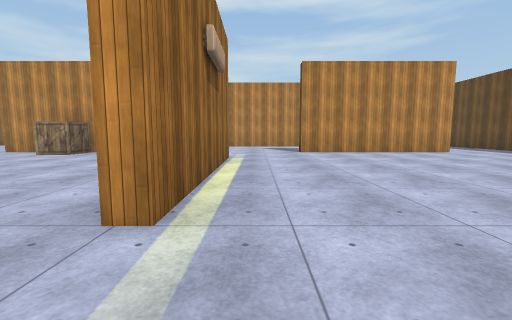
View 1 (above)

19 first-person views from a walk through a 3-D level made in the Unity game engine. The camera is 1.3 m above the floor, tilts 6° down and sees 90° across. The floor is counted in squares, 2 m on a side. Each view is taken from the middle of a square. On the plan, view 1 faces up. The plan holds only what a view shows up to about 9 squares ahead; the rest is blank. The place goes on beyond the plan. The player is left out. Some animated figures are left out. Some surface patterns are stand-ins.

View 2
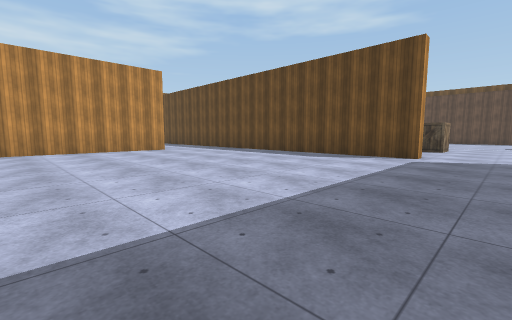

View 3
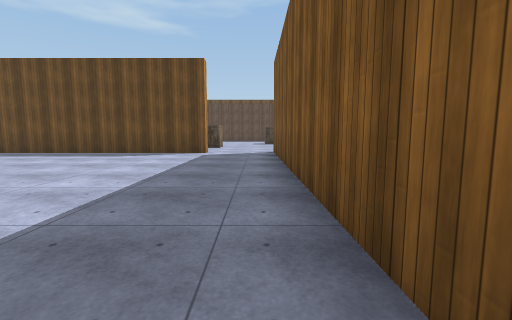

View 4
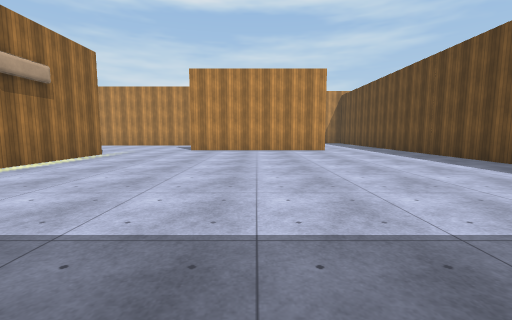

View 5
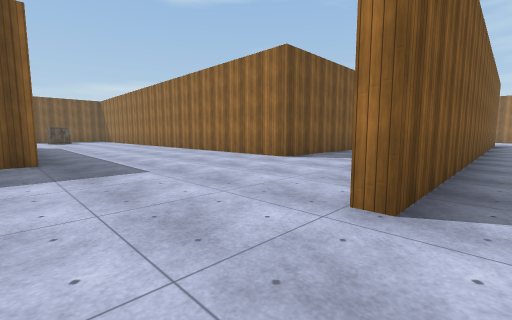

View 6
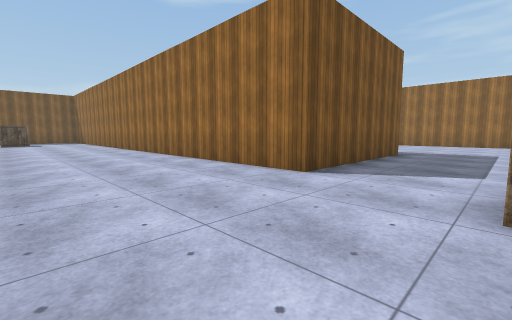

View 7
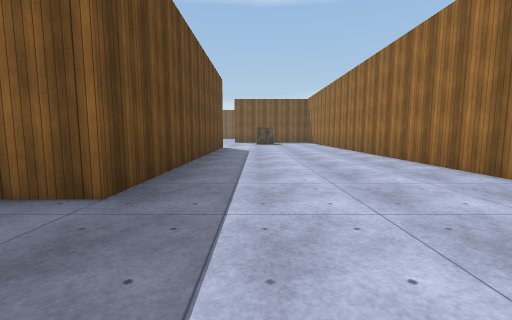

View 8
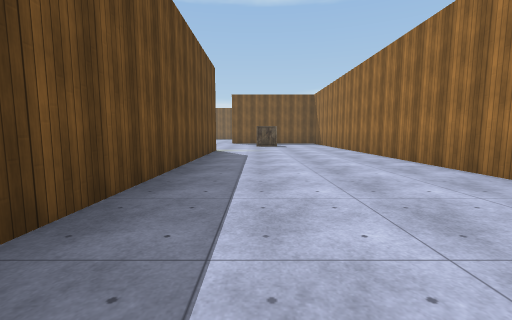

View 9
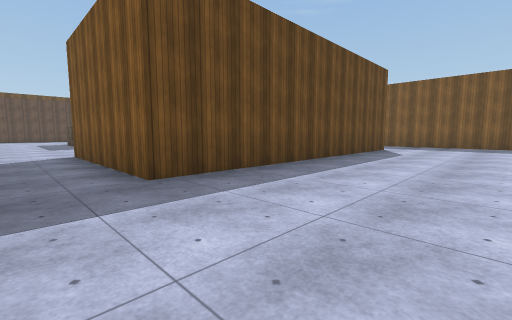

View 10
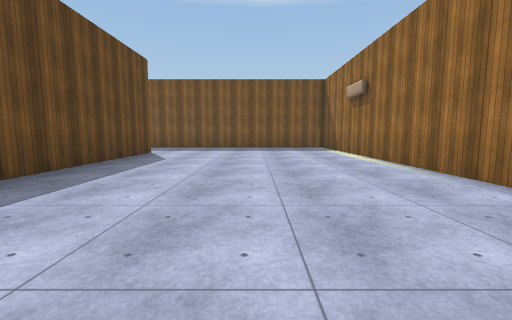

View 11
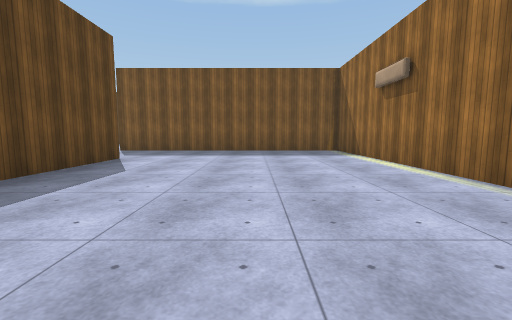

View 12
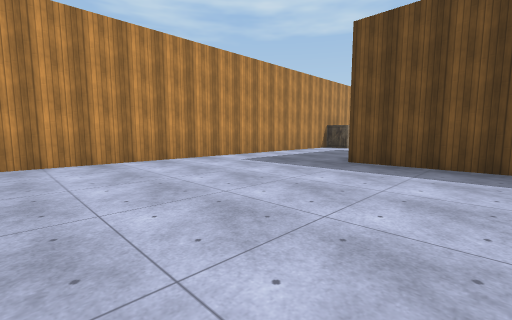

View 13
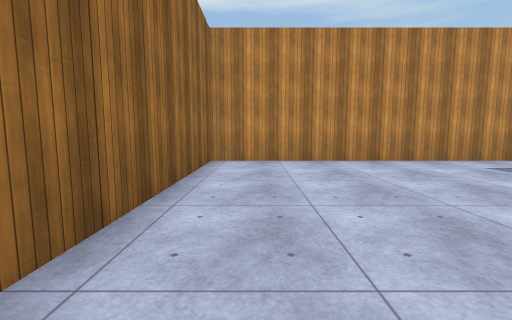

View 14
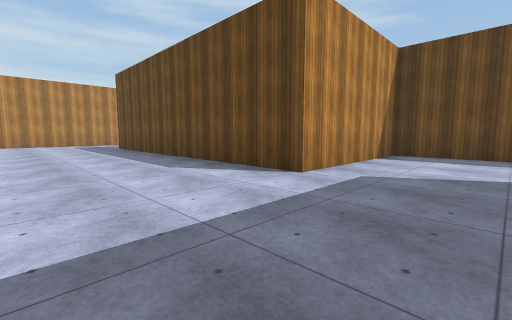

View 15
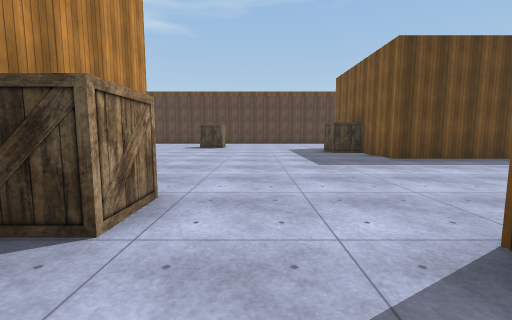

View 16
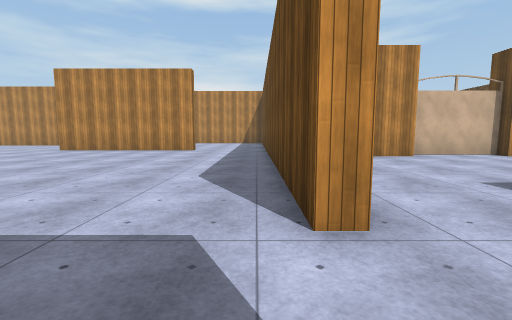

View 17
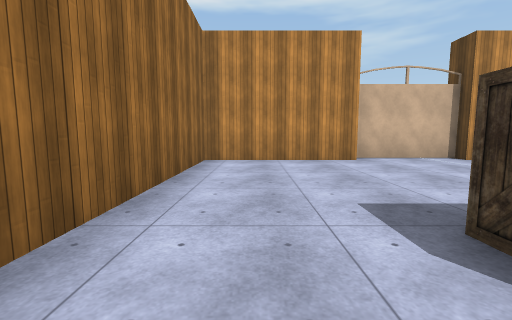

View 18
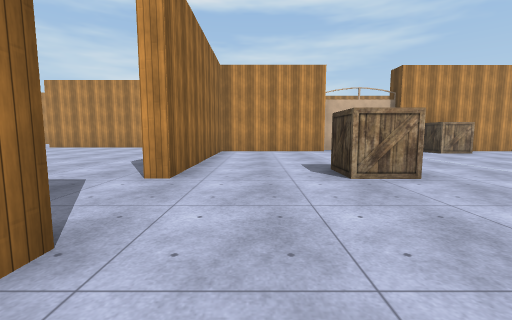

View 19
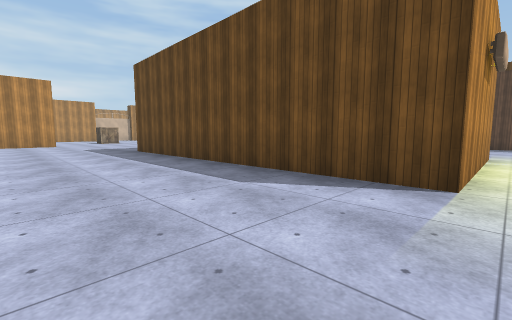

### Floor plan
Points are (right, up) in squares from view 1. A wall is a line through its corners. A room is listed if a view was taken in it or the views show most of it. See-through windows are left out.
Room 1 (views 1, 2, 3, 4, 16)
walls: (-0.7, 5.4) (-0.7, 1.7); (-0.2, -1.6) (9.8, -1.6); (9.8, 0.6) (9.4, 0.6) (9.4, 8.1); (6.8, 8.7) (1.5, 8.7)
ways out: opening at (9, -0.5) to room 2; opening at (0, 0); opening at (1.2, 6.5); opening at (7, 7.3)
objects: other object (7, -3) to (7, -2)
Room 2 (views 5, 6, 7, 8, 9, 10, 11, 12, 13, 14, 15, 17, 18, 19)
walls: (9.8, -1.6) (9.8, -2); (2.9, -2) (-5.1, -2) (-5.1, -7.1); (6.1, -17.1) (6.1, -14.6) (1.5, -14.6) (1.5, -5.4) (6.4, -5.4) (6.4, -16.1); (14.5, -16.6) (11.5, -16.6) (11.5, -7.5) (13.5, -7.5); (-5.1, -9) (-5.1, -17.1); (13.5, 6.2) (9.8, 6.2) (9.8, 0.6); (14.5, 6.5) (13.5, 6.5)
ways out: opening at (9, -0.5) to room 1
objects: other object (13, 1); other object (14, -7)

Where each view was taken, in squares from view 1:
view 1: 0 up, 0 right, facing up
view 2: 1 down, 2 right, facing up-right
view 3: 1 down, 1 right, facing right
view 4: 1 down, 4 right, facing up
view 5: 1 down, 12 right, facing down-left
view 6: 3 down, 10 right, facing down-left
view 7: 5 down, 10 right, facing down
view 8: 7 down, 10 right, facing down
view 9: 4 down, 2 left, facing down-right
view 10: 6 down, 2 left, facing down
view 11: 8 down, 2 left, facing down
view 12: 8 down, 4 left, facing up-right
view 13: 8 down, 4 left, facing up
view 14: 17 down, 2 left, facing up-right
view 15: 4 down, 5 right, facing right
view 16: 1 down, 9 right, facing up
view 17: 0 up, 11 right, facing up
view 18: 3 down, 11 right, facing up
view 19: 17 down, 8 right, facing up-right
